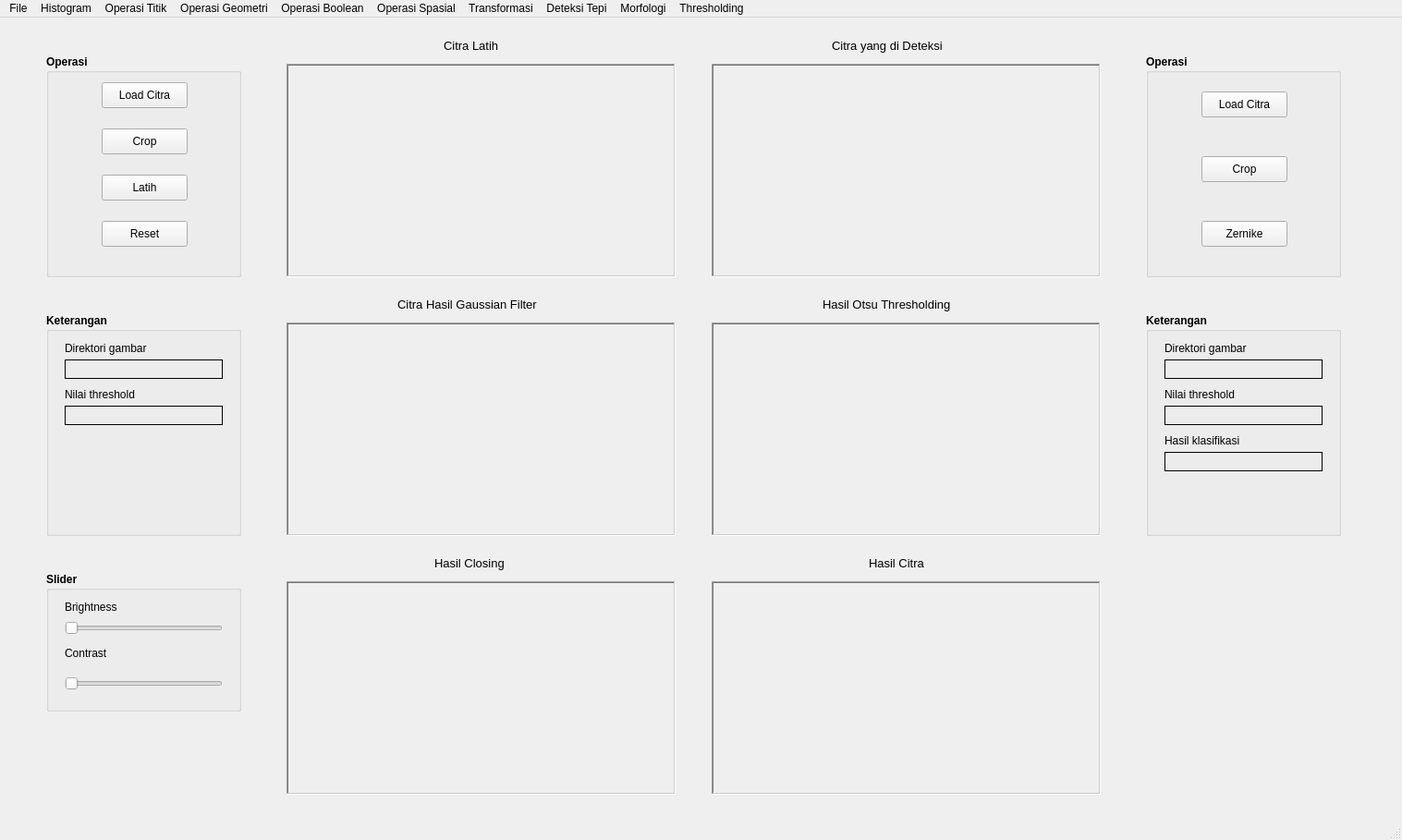
<?xml version="1.0" encoding="UTF-8"?>
<ui version="4.0">
 <class>MainWindow</class>
 <widget class="QMainWindow" name="MainWindow">
  <property name="geometry">
   <rect>
    <x>0</x>
    <y>0</y>
    <width>1517</width>
    <height>909</height>
   </rect>
  </property>
  <property name="sizePolicy">
   <sizepolicy hsizetype="Preferred" vsizetype="Preferred">
    <horstretch>0</horstretch>
    <verstretch>0</verstretch>
   </sizepolicy>
  </property>
  <property name="windowTitle">
   <string>MainWindow</string>
  </property>
  <widget class="QWidget" name="centralwidget">
   <widget class="QLabel" name="label">
    <property name="geometry">
     <rect>
      <x>310</x>
      <y>50</y>
      <width>421</width>
      <height>231</height>
     </rect>
    </property>
    <property name="frameShape">
     <enum>QFrame::WinPanel</enum>
    </property>
    <property name="frameShadow">
     <enum>QFrame::Sunken</enum>
    </property>
    <property name="text">
     <string/>
    </property>
   </widget>
   <widget class="QLabel" name="label_Closing">
    <property name="geometry">
     <rect>
      <x>310</x>
      <y>610</y>
      <width>421</width>
      <height>231</height>
     </rect>
    </property>
    <property name="sizePolicy">
     <sizepolicy hsizetype="Preferred" vsizetype="Preferred">
      <horstretch>0</horstretch>
      <verstretch>0</verstretch>
     </sizepolicy>
    </property>
    <property name="frameShape">
     <enum>QFrame::WinPanel</enum>
    </property>
    <property name="frameShadow">
     <enum>QFrame::Sunken</enum>
    </property>
    <property name="text">
     <string/>
    </property>
   </widget>
   <widget class="QGroupBox" name="groupBox">
    <property name="geometry">
     <rect>
      <x>50</x>
      <y>40</y>
      <width>211</width>
      <height>241</height>
     </rect>
    </property>
    <property name="font">
     <font>
      <weight>75</weight>
      <bold>true</bold>
     </font>
    </property>
    <property name="title">
     <string>Operasi </string>
    </property>
    <widget class="QPushButton" name="load_citra">
     <property name="geometry">
      <rect>
       <x>60</x>
       <y>30</y>
       <width>93</width>
       <height>28</height>
      </rect>
     </property>
     <property name="font">
      <font>
       <weight>50</weight>
       <bold>false</bold>
      </font>
     </property>
     <property name="text">
      <string>Load Citra</string>
     </property>
    </widget>
    <widget class="QPushButton" name="buttonReset">
     <property name="geometry">
      <rect>
       <x>60</x>
       <y>180</y>
       <width>93</width>
       <height>28</height>
      </rect>
     </property>
     <property name="font">
      <font>
       <weight>50</weight>
       <bold>false</bold>
      </font>
     </property>
     <property name="text">
      <string>Reset</string>
     </property>
    </widget>
    <widget class="QPushButton" name="buttonCrop">
     <property name="geometry">
      <rect>
       <x>60</x>
       <y>80</y>
       <width>93</width>
       <height>28</height>
      </rect>
     </property>
     <property name="font">
      <font>
       <weight>50</weight>
       <bold>false</bold>
      </font>
     </property>
     <property name="text">
      <string>Crop</string>
     </property>
    </widget>
    <widget class="QPushButton" name="buttonLatih">
     <property name="geometry">
      <rect>
       <x>60</x>
       <y>130</y>
       <width>93</width>
       <height>28</height>
      </rect>
     </property>
     <property name="font">
      <font>
       <weight>50</weight>
       <bold>false</bold>
      </font>
     </property>
     <property name="text">
      <string>Latih</string>
     </property>
    </widget>
   </widget>
   <widget class="QLabel" name="label_Gauss">
    <property name="geometry">
     <rect>
      <x>310</x>
      <y>330</y>
      <width>421</width>
      <height>231</height>
     </rect>
    </property>
    <property name="sizePolicy">
     <sizepolicy hsizetype="Preferred" vsizetype="Preferred">
      <horstretch>0</horstretch>
      <verstretch>0</verstretch>
     </sizepolicy>
    </property>
    <property name="frameShape">
     <enum>QFrame::WinPanel</enum>
    </property>
    <property name="frameShadow">
     <enum>QFrame::Sunken</enum>
    </property>
    <property name="text">
     <string/>
    </property>
   </widget>
   <widget class="QGroupBox" name="groupBox_2">
    <property name="geometry">
     <rect>
      <x>50</x>
      <y>320</y>
      <width>211</width>
      <height>241</height>
     </rect>
    </property>
    <property name="font">
     <font>
      <weight>75</weight>
      <bold>true</bold>
     </font>
    </property>
    <property name="title">
     <string>Keterangan</string>
    </property>
    <widget class="QLabel" name="label_4">
     <property name="geometry">
      <rect>
       <x>20</x>
       <y>50</y>
       <width>171</width>
       <height>21</height>
      </rect>
     </property>
     <property name="font">
      <font>
       <weight>50</weight>
       <bold>false</bold>
      </font>
     </property>
     <property name="frameShape">
      <enum>QFrame::Box</enum>
     </property>
     <property name="frameShadow">
      <enum>QFrame::Plain</enum>
     </property>
     <property name="text">
      <string/>
     </property>
    </widget>
    <widget class="QLabel" name="label_6">
     <property name="geometry">
      <rect>
       <x>20</x>
       <y>100</y>
       <width>171</width>
       <height>21</height>
      </rect>
     </property>
     <property name="font">
      <font>
       <weight>50</weight>
       <bold>false</bold>
      </font>
     </property>
     <property name="frameShape">
      <enum>QFrame::Box</enum>
     </property>
     <property name="frameShadow">
      <enum>QFrame::Plain</enum>
     </property>
     <property name="text">
      <string/>
     </property>
    </widget>
    <widget class="QLabel" name="label_7">
     <property name="geometry">
      <rect>
       <x>20</x>
       <y>30</y>
       <width>121</width>
       <height>16</height>
      </rect>
     </property>
     <property name="font">
      <font>
       <weight>50</weight>
       <bold>false</bold>
      </font>
     </property>
     <property name="text">
      <string>Direktori gambar</string>
     </property>
    </widget>
    <widget class="QLabel" name="label_13">
     <property name="geometry">
      <rect>
       <x>20</x>
       <y>80</y>
       <width>121</width>
       <height>16</height>
      </rect>
     </property>
     <property name="font">
      <font>
       <weight>50</weight>
       <bold>false</bold>
      </font>
     </property>
     <property name="text">
      <string>Nilai threshold</string>
     </property>
    </widget>
   </widget>
   <widget class="QLabel" name="label_Thres">
    <property name="geometry">
     <rect>
      <x>770</x>
      <y>330</y>
      <width>421</width>
      <height>231</height>
     </rect>
    </property>
    <property name="sizePolicy">
     <sizepolicy hsizetype="Preferred" vsizetype="Preferred">
      <horstretch>0</horstretch>
      <verstretch>0</verstretch>
     </sizepolicy>
    </property>
    <property name="frameShape">
     <enum>QFrame::WinPanel</enum>
    </property>
    <property name="frameShadow">
     <enum>QFrame::Sunken</enum>
    </property>
    <property name="text">
     <string/>
    </property>
   </widget>
   <widget class="QLabel" name="label_8">
    <property name="geometry">
     <rect>
      <x>480</x>
      <y>20</y>
      <width>81</width>
      <height>21</height>
     </rect>
    </property>
    <property name="font">
     <font>
      <pointsize>10</pointsize>
     </font>
    </property>
    <property name="text">
     <string>Citra Latih</string>
    </property>
   </widget>
   <widget class="QLabel" name="label_9">
    <property name="geometry">
     <rect>
      <x>470</x>
      <y>580</y>
      <width>101</width>
      <height>21</height>
     </rect>
    </property>
    <property name="font">
     <font>
      <pointsize>10</pointsize>
     </font>
    </property>
    <property name="text">
     <string>Hasil Closing</string>
    </property>
   </widget>
   <widget class="QLabel" name="label_10">
    <property name="geometry">
     <rect>
      <x>430</x>
      <y>300</y>
      <width>191</width>
      <height>21</height>
     </rect>
    </property>
    <property name="font">
     <font>
      <pointsize>10</pointsize>
     </font>
    </property>
    <property name="text">
     <string>Citra Hasil Gaussian Filter</string>
    </property>
   </widget>
   <widget class="QLabel" name="label_11">
    <property name="geometry">
     <rect>
      <x>890</x>
      <y>300</y>
      <width>181</width>
      <height>21</height>
     </rect>
    </property>
    <property name="font">
     <font>
      <pointsize>10</pointsize>
     </font>
    </property>
    <property name="text">
     <string>Hasil Otsu Thresholding</string>
    </property>
   </widget>
   <widget class="QLabel" name="label_12">
    <property name="geometry">
     <rect>
      <x>0</x>
      <y>0</y>
      <width>1791</width>
      <height>921</height>
     </rect>
    </property>
    <property name="styleSheet">
     <string notr="true">background-image: url(:/newPrefix/17580.jpg);</string>
    </property>
    <property name="text">
     <string/>
    </property>
    <property name="pixmap">
     <pixmap resource="resource.qrc">:/newPrefix/17580.jpg</pixmap>
    </property>
    <property name="scaledContents">
     <bool>true</bool>
    </property>
   </widget>
   <widget class="QGroupBox" name="groupBox_3">
    <property name="geometry">
     <rect>
      <x>50</x>
      <y>600</y>
      <width>211</width>
      <height>151</height>
     </rect>
    </property>
    <property name="font">
     <font>
      <weight>75</weight>
      <bold>true</bold>
     </font>
    </property>
    <property name="title">
     <string>Slider</string>
    </property>
    <widget class="QLabel" name="label_16">
     <property name="geometry">
      <rect>
       <x>20</x>
       <y>30</y>
       <width>121</width>
       <height>16</height>
      </rect>
     </property>
     <property name="font">
      <font>
       <weight>50</weight>
       <bold>false</bold>
      </font>
     </property>
     <property name="text">
      <string>Brightness</string>
     </property>
    </widget>
    <widget class="QLabel" name="label_17">
     <property name="geometry">
      <rect>
       <x>20</x>
       <y>80</y>
       <width>121</width>
       <height>16</height>
      </rect>
     </property>
     <property name="font">
      <font>
       <weight>50</weight>
       <bold>false</bold>
      </font>
     </property>
     <property name="text">
      <string>Contrast</string>
     </property>
    </widget>
    <widget class="QSlider" name="SliderBrightness">
     <property name="geometry">
      <rect>
       <x>20</x>
       <y>50</y>
       <width>171</width>
       <height>22</height>
      </rect>
     </property>
     <property name="orientation">
      <enum>Qt::Horizontal</enum>
     </property>
    </widget>
    <widget class="QSlider" name="SliderContrast">
     <property name="geometry">
      <rect>
       <x>20</x>
       <y>110</y>
       <width>171</width>
       <height>22</height>
      </rect>
     </property>
     <property name="orientation">
      <enum>Qt::Horizontal</enum>
     </property>
    </widget>
   </widget>
   <widget class="QLabel" name="label_hasil">
    <property name="geometry">
     <rect>
      <x>770</x>
      <y>610</y>
      <width>421</width>
      <height>231</height>
     </rect>
    </property>
    <property name="sizePolicy">
     <sizepolicy hsizetype="Preferred" vsizetype="Preferred">
      <horstretch>0</horstretch>
      <verstretch>0</verstretch>
     </sizepolicy>
    </property>
    <property name="frameShape">
     <enum>QFrame::WinPanel</enum>
    </property>
    <property name="frameShadow">
     <enum>QFrame::Sunken</enum>
    </property>
    <property name="text">
     <string/>
    </property>
   </widget>
   <widget class="QLabel" name="label_18">
    <property name="geometry">
     <rect>
      <x>940</x>
      <y>580</y>
      <width>81</width>
      <height>21</height>
     </rect>
    </property>
    <property name="font">
     <font>
      <pointsize>10</pointsize>
     </font>
    </property>
    <property name="text">
     <string>Hasil Citra</string>
    </property>
   </widget>
   <widget class="QLabel" name="label_pertama">
    <property name="geometry">
     <rect>
      <x>770</x>
      <y>50</y>
      <width>421</width>
      <height>231</height>
     </rect>
    </property>
    <property name="frameShape">
     <enum>QFrame::WinPanel</enum>
    </property>
    <property name="frameShadow">
     <enum>QFrame::Sunken</enum>
    </property>
    <property name="text">
     <string/>
    </property>
   </widget>
   <widget class="QLabel" name="label_20">
    <property name="geometry">
     <rect>
      <x>900</x>
      <y>20</y>
      <width>161</width>
      <height>21</height>
     </rect>
    </property>
    <property name="font">
     <font>
      <pointsize>10</pointsize>
     </font>
    </property>
    <property name="text">
     <string>Citra yang di Deteksi</string>
    </property>
   </widget>
   <widget class="QGroupBox" name="groupBox_4">
    <property name="geometry">
     <rect>
      <x>1240</x>
      <y>40</y>
      <width>211</width>
      <height>241</height>
     </rect>
    </property>
    <property name="font">
     <font>
      <weight>75</weight>
      <bold>true</bold>
     </font>
    </property>
    <property name="title">
     <string>Operasi</string>
    </property>
    <widget class="QPushButton" name="load_citra_2">
     <property name="geometry">
      <rect>
       <x>60</x>
       <y>40</y>
       <width>93</width>
       <height>28</height>
      </rect>
     </property>
     <property name="font">
      <font>
       <weight>50</weight>
       <bold>false</bold>
      </font>
     </property>
     <property name="text">
      <string>Load Citra</string>
     </property>
    </widget>
    <widget class="QPushButton" name="buttonCrop_2">
     <property name="geometry">
      <rect>
       <x>60</x>
       <y>110</y>
       <width>93</width>
       <height>28</height>
      </rect>
     </property>
     <property name="font">
      <font>
       <weight>50</weight>
       <bold>false</bold>
      </font>
     </property>
     <property name="text">
      <string>Crop</string>
     </property>
    </widget>
    <widget class="QPushButton" name="buttonZernike">
     <property name="geometry">
      <rect>
       <x>60</x>
       <y>180</y>
       <width>93</width>
       <height>28</height>
      </rect>
     </property>
     <property name="font">
      <font>
       <weight>50</weight>
       <bold>false</bold>
      </font>
     </property>
     <property name="text">
      <string>Zernike</string>
     </property>
    </widget>
   </widget>
   <widget class="QGroupBox" name="groupBox_5">
    <property name="geometry">
     <rect>
      <x>1240</x>
      <y>320</y>
      <width>211</width>
      <height>241</height>
     </rect>
    </property>
    <property name="font">
     <font>
      <weight>75</weight>
      <bold>true</bold>
     </font>
    </property>
    <property name="title">
     <string>Keterangan</string>
    </property>
    <widget class="QLabel" name="label_5">
     <property name="geometry">
      <rect>
       <x>20</x>
       <y>50</y>
       <width>171</width>
       <height>21</height>
      </rect>
     </property>
     <property name="font">
      <font>
       <weight>50</weight>
       <bold>false</bold>
      </font>
     </property>
     <property name="frameShape">
      <enum>QFrame::Box</enum>
     </property>
     <property name="frameShadow">
      <enum>QFrame::Plain</enum>
     </property>
     <property name="text">
      <string/>
     </property>
    </widget>
    <widget class="QLabel" name="label_14">
     <property name="geometry">
      <rect>
       <x>20</x>
       <y>100</y>
       <width>171</width>
       <height>21</height>
      </rect>
     </property>
     <property name="font">
      <font>
       <weight>50</weight>
       <bold>false</bold>
      </font>
     </property>
     <property name="frameShape">
      <enum>QFrame::Box</enum>
     </property>
     <property name="frameShadow">
      <enum>QFrame::Plain</enum>
     </property>
     <property name="text">
      <string/>
     </property>
    </widget>
    <widget class="QLabel" name="label_19">
     <property name="geometry">
      <rect>
       <x>20</x>
       <y>30</y>
       <width>121</width>
       <height>16</height>
      </rect>
     </property>
     <property name="font">
      <font>
       <weight>50</weight>
       <bold>false</bold>
      </font>
     </property>
     <property name="text">
      <string>Direktori gambar</string>
     </property>
    </widget>
    <widget class="QLabel" name="label_21">
     <property name="geometry">
      <rect>
       <x>20</x>
       <y>80</y>
       <width>121</width>
       <height>16</height>
      </rect>
     </property>
     <property name="font">
      <font>
       <weight>50</weight>
       <bold>false</bold>
      </font>
     </property>
     <property name="text">
      <string>Nilai threshold</string>
     </property>
    </widget>
    <widget class="QLabel" name="label_Hasil">
     <property name="geometry">
      <rect>
       <x>20</x>
       <y>150</y>
       <width>171</width>
       <height>21</height>
      </rect>
     </property>
     <property name="font">
      <font>
       <weight>50</weight>
       <bold>false</bold>
      </font>
     </property>
     <property name="frameShape">
      <enum>QFrame::Box</enum>
     </property>
     <property name="frameShadow">
      <enum>QFrame::Plain</enum>
     </property>
     <property name="text">
      <string/>
     </property>
    </widget>
    <widget class="QLabel" name="label_22">
     <property name="geometry">
      <rect>
       <x>20</x>
       <y>130</y>
       <width>121</width>
       <height>16</height>
      </rect>
     </property>
     <property name="font">
      <font>
       <weight>50</weight>
       <bold>false</bold>
      </font>
     </property>
     <property name="text">
      <string>Hasil klasifikasi</string>
     </property>
    </widget>
   </widget>
   <zorder>label_12</zorder>
   <zorder>label</zorder>
   <zorder>label_Closing</zorder>
   <zorder>groupBox</zorder>
   <zorder>label_Gauss</zorder>
   <zorder>groupBox_2</zorder>
   <zorder>label_Thres</zorder>
   <zorder>label_8</zorder>
   <zorder>label_9</zorder>
   <zorder>label_10</zorder>
   <zorder>label_11</zorder>
   <zorder>groupBox_3</zorder>
   <zorder>label_hasil</zorder>
   <zorder>label_18</zorder>
   <zorder>label_pertama</zorder>
   <zorder>label_20</zorder>
   <zorder>groupBox_4</zorder>
   <zorder>groupBox_5</zorder>
  </widget>
  <widget class="QMenuBar" name="menubar">
   <property name="geometry">
    <rect>
     <x>0</x>
     <y>0</y>
     <width>1517</width>
     <height>21</height>
    </rect>
   </property>
   <widget class="QMenu" name="menuFile">
    <property name="title">
     <string>File</string>
    </property>
    <addaction name="Load"/>
    <addaction name="Save_image"/>
    <addaction name="Save_pixel"/>
   </widget>
   <widget class="QMenu" name="menuHistogram">
    <property name="title">
     <string>Histogram</string>
    </property>
    <addaction name="actionRGB"/>
    <addaction name="actionGrayscale"/>
    <addaction name="actionHistogramEqualization"/>
   </widget>
   <widget class="QMenu" name="menuOperasi_Titik">
    <property name="title">
     <string>Operasi Titik</string>
    </property>
    <addaction name="actionOperasiPencerahan"/>
    <addaction name="actionSimpleContrast"/>
    <addaction name="actionContrastStreching"/>
    <addaction name="actionNegatifImage"/>
    <addaction name="actionBinerImage"/>
   </widget>
   <widget class="QMenu" name="menuOperasi_Geometri">
    <property name="title">
     <string>Operasi Geometri</string>
    </property>
    <widget class="QMenu" name="menuRotasi">
     <property name="title">
      <string>Rotasi</string>
     </property>
     <addaction name="action_45_Derajat_2"/>
     <addaction name="action45_Derajat_2"/>
     <addaction name="action_90_Derajat_2"/>
     <addaction name="action90_Derajat_2"/>
     <addaction name="action180_Derajat_2"/>
    </widget>
    <widget class="QMenu" name="menuResize">
     <property name="title">
      <string>Resize</string>
     </property>
     <widget class="QMenu" name="menuZoom_In">
      <property name="title">
       <string>Zoom In</string>
      </property>
      <addaction name="action_2x"/>
      <addaction name="action_3x"/>
      <addaction name="action_4x"/>
     </widget>
     <widget class="QMenu" name="menuZoom_Out">
      <property name="title">
       <string>Zoom Out</string>
      </property>
      <addaction name="action1per2"/>
      <addaction name="action1per4"/>
      <addaction name="action3per4"/>
     </widget>
     <addaction name="menuZoom_In"/>
     <addaction name="menuZoom_Out"/>
    </widget>
    <addaction name="action_Translasi"/>
    <addaction name="action_Transpose"/>
    <addaction name="menuRotasi"/>
    <addaction name="menuResize"/>
    <addaction name="action_Skewed"/>
   </widget>
   <widget class="QMenu" name="menuOperasi_Boolean">
    <property name="title">
     <string>Operasi Boolean</string>
    </property>
    <addaction name="actionAND"/>
    <addaction name="actionOR"/>
    <addaction name="actionXOR"/>
   </widget>
   <widget class="QMenu" name="menuOperasi_Spasial">
    <property name="title">
     <string>Operasi Spasial</string>
    </property>
    <widget class="QMenu" name="menuKonvolusi">
     <property name="title">
      <string>Konvolusi</string>
     </property>
     <addaction name="actionKernel_1"/>
     <addaction name="actionKernel_2"/>
    </widget>
    <widget class="QMenu" name="menuSmoothing_Mean_FIlter">
     <property name="title">
      <string>Smoothing Mean FIlter</string>
     </property>
     <addaction name="actionKernel_3"/>
     <addaction name="actionKernel_4"/>
    </widget>
    <widget class="QMenu" name="menuSharpening">
     <property name="title">
      <string>Sharpening</string>
     </property>
     <addaction name="actionKernel_5"/>
     <addaction name="actionKernel_6"/>
     <addaction name="actionKernel_7"/>
     <addaction name="actionKernel_8"/>
     <addaction name="actionKernel_9"/>
     <addaction name="actionKernel_10"/>
     <addaction name="actionLaplace"/>
    </widget>
    <addaction name="menuKonvolusi"/>
    <addaction name="menuSmoothing_Mean_FIlter"/>
    <addaction name="actionSmoothing_GaussianFilter"/>
    <addaction name="menuSharpening"/>
    <addaction name="actionMedian"/>
    <addaction name="actionMaxFilter"/>
    <addaction name="actionMinFilter"/>
   </widget>
   <widget class="QMenu" name="menuThresholding">
    <property name="title">
     <string>Thresholding</string>
    </property>
    <widget class="QMenu" name="menuThresh">
     <property name="title">
      <string>Global Thresholding</string>
     </property>
     <addaction name="action_Binary"/>
     <addaction name="action_Binary_Invers"/>
     <addaction name="action_Trunc"/>
     <addaction name="actionTo_Zero"/>
     <addaction name="actionTo_Zero_Invers"/>
    </widget>
    <widget class="QMenu" name="menuLocal_Adaptive_Thresholding">
     <property name="title">
      <string>Local/Adaptive Thresholding</string>
     </property>
     <addaction name="actionMean_Thresholding"/>
     <addaction name="actionGaussian_Thresholding"/>
     <addaction name="actionOtsu_Thresholding"/>
    </widget>
    <addaction name="menuThresh"/>
    <addaction name="menuLocal_Adaptive_Thresholding"/>
    <addaction name="actionContour"/>
   </widget>
   <widget class="QMenu" name="menuTransformasi">
    <property name="title">
     <string>Transformasi</string>
    </property>
    <addaction name="actionDFT_Smoothing_Image"/>
    <addaction name="actionDFT_Edge"/>
   </widget>
   <widget class="QMenu" name="menuDeteksi_Tepi">
    <property name="title">
     <string>Deteksi Tepi</string>
    </property>
    <addaction name="actionSobel"/>
    <addaction name="actionPrewitt"/>
    <addaction name="actionRoberts"/>
    <addaction name="actionCany"/>
   </widget>
   <widget class="QMenu" name="menuMorfologi">
    <property name="title">
     <string>Morfologi</string>
    </property>
    <addaction name="actionDilasi"/>
    <addaction name="actionErosi"/>
    <addaction name="actionOpening"/>
    <addaction name="actionClosing"/>
    <addaction name="actionSkeletonizing"/>
   </widget>
   <addaction name="menuFile"/>
   <addaction name="menuHistogram"/>
   <addaction name="menuOperasi_Titik"/>
   <addaction name="menuOperasi_Geometri"/>
   <addaction name="menuOperasi_Boolean"/>
   <addaction name="menuOperasi_Spasial"/>
   <addaction name="menuTransformasi"/>
   <addaction name="menuDeteksi_Tepi"/>
   <addaction name="menuMorfologi"/>
   <addaction name="menuThresholding"/>
  </widget>
  <widget class="QStatusBar" name="statusbar"/>
  <action name="actionOperasi_Pencerahan">
   <property name="text">
    <string>Operasi Pencerahan</string>
   </property>
  </action>
  <action name="actionSimple_Contrast">
   <property name="text">
    <string>Simple Contrast</string>
   </property>
  </action>
  <action name="actionContrast_Streching">
   <property name="text">
    <string>Contrast Streching</string>
   </property>
  </action>
  <action name="actionNegatif_Image">
   <property name="text">
    <string>Negatif Image</string>
   </property>
  </action>
  <action name="actionBiner_Image">
   <property name="text">
    <string>Biner Image</string>
   </property>
  </action>
  <action name="Save_image">
   <property name="text">
    <string>Save Image</string>
   </property>
  </action>
  <action name="Load">
   <property name="text">
    <string>Load</string>
   </property>
  </action>
  <action name="actionHistogram_Grayscale">
   <property name="text">
    <string>Histogram Grayscale</string>
   </property>
  </action>
  <action name="actionHistogram_RGB">
   <property name="text">
    <string>Histogram RGB</string>
   </property>
  </action>
  <action name="actionHistogram_Equalization">
   <property name="text">
    <string>Histogram Equalization</string>
   </property>
  </action>
  <action name="actionTranslasi">
   <property name="text">
    <string>Translasi</string>
   </property>
  </action>
  <action name="action90_Derajat">
   <property name="text">
    <string>90 Derajat</string>
   </property>
  </action>
  <action name="action_45_Derajat">
   <property name="text">
    <string>-45 Derajat</string>
   </property>
  </action>
  <action name="action45_Derajat">
   <property name="text">
    <string>45 Derajat</string>
   </property>
  </action>
  <action name="action_90_Derajat">
   <property name="text">
    <string>-90 Derajat</string>
   </property>
  </action>
  <action name="action180_Derajat">
   <property name="text">
    <string>180 Derajat</string>
   </property>
  </action>
  <action name="actionCrop">
   <property name="text">
    <string>Crop</string>
   </property>
  </action>
  <action name="actionTambah">
   <property name="text">
    <string>Tambah</string>
   </property>
  </action>
  <action name="actionOperasi_AND">
   <property name="text">
    <string>Operasi AND</string>
   </property>
  </action>
  <action name="actionTranspose">
   <property name="text">
    <string>Transpose</string>
   </property>
  </action>
  <action name="action2x">
   <property name="text">
    <string>2x</string>
   </property>
  </action>
  <action name="action3x">
   <property name="text">
    <string>3x</string>
   </property>
  </action>
  <action name="action4x">
   <property name="text">
    <string>4x</string>
   </property>
  </action>
  <action name="action1_2">
   <property name="text">
    <string>1/2</string>
   </property>
  </action>
  <action name="action1_4">
   <property name="text">
    <string>1/4</string>
   </property>
  </action>
  <action name="action3_4">
   <property name="text">
    <string>3/4</string>
   </property>
  </action>
  <action name="actionSkewed">
   <property name="text">
    <string>Skewed</string>
   </property>
  </action>
  <action name="actionKurang">
   <property name="text">
    <string>Kurang</string>
   </property>
  </action>
  <action name="actionOperasi_OR">
   <property name="text">
    <string>Operasi OR</string>
   </property>
  </action>
  <action name="actionOperasi_XOR">
   <property name="text">
    <string>Operasi XOR</string>
   </property>
  </action>
  <action name="konvolusi_kernel1">
   <property name="text">
    <string>Kernel 1</string>
   </property>
  </action>
  <action name="konvolusi_kernel2">
   <property name="text">
    <string>Kernel 2</string>
   </property>
  </action>
  <action name="smoothing_kernel1">
   <property name="text">
    <string>Kernel 1 </string>
   </property>
  </action>
  <action name="smoothing_kernel2">
   <property name="text">
    <string>Kernel 2</string>
   </property>
  </action>
  <action name="actionSmoothing_Gaussian_Filter">
   <property name="text">
    <string>Smoothing Gaussian Filter</string>
   </property>
  </action>
  <action name="sharpeningKernel_1">
   <property name="text">
    <string>Kernel 1</string>
   </property>
  </action>
  <action name="sharpeningKernel_2">
   <property name="text">
    <string>Kernel 2</string>
   </property>
  </action>
  <action name="sharpeningKernel_3">
   <property name="text">
    <string>Kernel 3</string>
   </property>
  </action>
  <action name="sharpeningKernel_4">
   <property name="text">
    <string>Kernel 4</string>
   </property>
  </action>
  <action name="sharpeningKernel_5">
   <property name="text">
    <string>Kernel 5</string>
   </property>
  </action>
  <action name="sharpeningKernel_6">
   <property name="text">
    <string>Kernel 6</string>
   </property>
  </action>
  <action name="sharpening_Laplace">
   <property name="text">
    <string>Laplace</string>
   </property>
  </action>
  <action name="actionMedian_Filter">
   <property name="text">
    <string>Median Filter</string>
   </property>
  </action>
  <action name="actionMax_Filter">
   <property name="text">
    <string>Max Filter</string>
   </property>
  </action>
  <action name="actionMin_Filter">
   <property name="text">
    <string>Min Filter</string>
   </property>
  </action>
  <action name="actionSave_Pixel_to_txt">
   <property name="text">
    <string>Save Pixel to txt</string>
   </property>
  </action>
  <action name="Save_pixel">
   <property name="text">
    <string>Save Pixel</string>
   </property>
  </action>
  <action name="actiontest">
   <property name="text">
    <string>test</string>
   </property>
  </action>
  <action name="actionKali">
   <property name="text">
    <string>Kali</string>
   </property>
  </action>
  <action name="actionBagi">
   <property name="text">
    <string>Bagi</string>
   </property>
  </action>
  <action name="actionOtsu">
   <property name="text">
    <string>Otsu</string>
   </property>
  </action>
  <action name="actionBinary">
   <property name="text">
    <string>Binary</string>
   </property>
  </action>
  <action name="actionBinary_Invers">
   <property name="text">
    <string>Binary Invers</string>
   </property>
  </action>
  <action name="actionTrunc">
   <property name="text">
    <string>Trunc</string>
   </property>
  </action>
  <action name="actionToZero">
   <property name="text">
    <string>ToZero</string>
   </property>
  </action>
  <action name="actionToZero_Invers">
   <property name="text">
    <string>ToZero Invers</string>
   </property>
  </action>
  <action name="actionAdaptive_Gaussian">
   <property name="text">
    <string>Adaptive Gaussian</string>
   </property>
  </action>
  <action name="actionAdaptive_Mean">
   <property name="text">
    <string>Adaptive Mean</string>
   </property>
  </action>
  <action name="actionRGB">
   <property name="text">
    <string>RGB</string>
   </property>
  </action>
  <action name="actionGrayscale">
   <property name="text">
    <string>Grayscale</string>
   </property>
  </action>
  <action name="actionHistogramEqualization">
   <property name="text">
    <string>Histogram Equalization</string>
   </property>
  </action>
  <action name="actionOperasiPencerahan">
   <property name="text">
    <string>Operasi Pencerahan</string>
   </property>
  </action>
  <action name="actionSimpleContrast">
   <property name="text">
    <string>Simple Contrast</string>
   </property>
  </action>
  <action name="actionContrastStreching">
   <property name="text">
    <string>Contrast Streching</string>
   </property>
  </action>
  <action name="actionNegatifImage">
   <property name="text">
    <string>Negatif Image</string>
   </property>
  </action>
  <action name="actionBinerImage">
   <property name="text">
    <string>Biner Image</string>
   </property>
  </action>
  <action name="action_Translasi">
   <property name="text">
    <string>Translasi</string>
   </property>
  </action>
  <action name="action_Transpose">
   <property name="text">
    <string>Transpose</string>
   </property>
  </action>
  <action name="action_Skewed">
   <property name="text">
    <string>Skewed</string>
   </property>
  </action>
  <action name="action_Tambah">
   <property name="text">
    <string>Tambah</string>
   </property>
  </action>
  <action name="action_Kurang">
   <property name="text">
    <string>Kurang</string>
   </property>
  </action>
  <action name="action_Kali">
   <property name="text">
    <string>Kali</string>
   </property>
  </action>
  <action name="action_Bagi">
   <property name="text">
    <string>Bagi</string>
   </property>
  </action>
  <action name="actionAND">
   <property name="text">
    <string>AND</string>
   </property>
  </action>
  <action name="actionOR">
   <property name="text">
    <string>OR</string>
   </property>
  </action>
  <action name="actionXOR">
   <property name="text">
    <string>XOR</string>
   </property>
  </action>
  <action name="action_45_Derajat_2">
   <property name="text">
    <string>-45 Derajat</string>
   </property>
  </action>
  <action name="action45_Derajat_2">
   <property name="text">
    <string>45 Derajat</string>
   </property>
  </action>
  <action name="action_90_Derajat_2">
   <property name="text">
    <string>-90 Derajat</string>
   </property>
  </action>
  <action name="action90_Derajat_2">
   <property name="text">
    <string>90 Derajat</string>
   </property>
  </action>
  <action name="action180_Derajat_2">
   <property name="text">
    <string>180 Derajat</string>
   </property>
  </action>
  <action name="action_2x">
   <property name="text">
    <string>2x</string>
   </property>
  </action>
  <action name="action_3x">
   <property name="text">
    <string>3x</string>
   </property>
  </action>
  <action name="action_4x">
   <property name="text">
    <string>4x</string>
   </property>
  </action>
  <action name="action1per2">
   <property name="text">
    <string>1/2</string>
   </property>
  </action>
  <action name="action1per4">
   <property name="text">
    <string>1/4</string>
   </property>
  </action>
  <action name="action3per4">
   <property name="text">
    <string>3/4</string>
   </property>
  </action>
  <action name="actionSmoothing_GaussianFilter">
   <property name="text">
    <string>Smoothing Gaussian Filter</string>
   </property>
  </action>
  <action name="actionMedian">
   <property name="text">
    <string>Median Filter</string>
   </property>
  </action>
  <action name="actionMaxFilter">
   <property name="text">
    <string>Max Filter</string>
   </property>
  </action>
  <action name="actionMinFilter">
   <property name="text">
    <string>Min Filter</string>
   </property>
  </action>
  <action name="action_Otsu">
   <property name="text">
    <string>Otsu</string>
   </property>
  </action>
  <action name="action_Adaptive_Mean">
   <property name="text">
    <string>Adaptive Mean</string>
   </property>
  </action>
  <action name="action_Binary">
   <property name="text">
    <string>Binary</string>
   </property>
  </action>
  <action name="action_Binary_Invers">
   <property name="text">
    <string>Binary Invers</string>
   </property>
  </action>
  <action name="action_Trunc">
   <property name="text">
    <string>Trunc</string>
   </property>
  </action>
  <action name="actionTo_Zero">
   <property name="text">
    <string>To Zero</string>
   </property>
  </action>
  <action name="actionTo_Zero_Invers">
   <property name="text">
    <string>To Zero Invers</string>
   </property>
  </action>
  <action name="actionKernel_1">
   <property name="text">
    <string>Kernel 1</string>
   </property>
  </action>
  <action name="actionKernel_2">
   <property name="text">
    <string>Kernel 2</string>
   </property>
  </action>
  <action name="actionKernel_3">
   <property name="text">
    <string>Kernel 1</string>
   </property>
  </action>
  <action name="actionKernel_4">
   <property name="text">
    <string>Kernel 2</string>
   </property>
  </action>
  <action name="actionKernel_5">
   <property name="text">
    <string>Kernel 1</string>
   </property>
  </action>
  <action name="actionKernel_6">
   <property name="text">
    <string>Kernel 2</string>
   </property>
  </action>
  <action name="actionKernel_7">
   <property name="text">
    <string>Kernel 3</string>
   </property>
  </action>
  <action name="actionKernel_8">
   <property name="text">
    <string>Kernel 4</string>
   </property>
  </action>
  <action name="actionKernel_9">
   <property name="text">
    <string>Kernel 5</string>
   </property>
  </action>
  <action name="actionKernel_10">
   <property name="text">
    <string>Kernel 6</string>
   </property>
  </action>
  <action name="actionLaplace">
   <property name="text">
    <string>Laplace</string>
   </property>
  </action>
  <action name="actionDFT_Smoothing_Image">
   <property name="text">
    <string>DFT Smoothing Image</string>
   </property>
  </action>
  <action name="actionDFT_Edge">
   <property name="text">
    <string>DFT Edge</string>
   </property>
  </action>
  <action name="actionSobel">
   <property name="text">
    <string>Sobel</string>
   </property>
  </action>
  <action name="actionPrewitt">
   <property name="text">
    <string>Prewitt</string>
   </property>
  </action>
  <action name="actionRoberts">
   <property name="text">
    <string>Roberts</string>
   </property>
  </action>
  <action name="actionCany">
   <property name="text">
    <string>Cany</string>
   </property>
  </action>
  <action name="actionDilasi">
   <property name="text">
    <string>Dilasi</string>
   </property>
  </action>
  <action name="actionErosi">
   <property name="text">
    <string>Erosi</string>
   </property>
  </action>
  <action name="actionOpening">
   <property name="text">
    <string>Opening</string>
   </property>
  </action>
  <action name="actionClosing">
   <property name="text">
    <string>Closing</string>
   </property>
  </action>
  <action name="actionMean_Thresholding">
   <property name="text">
    <string>Mean Thresholding</string>
   </property>
  </action>
  <action name="actionGaussian_Thresholding">
   <property name="text">
    <string>Gaussian Thresholding</string>
   </property>
  </action>
  <action name="actionOtsu_Thresholding">
   <property name="text">
    <string>Otsu Thresholding</string>
   </property>
  </action>
  <action name="actionContour">
   <property name="text">
    <string>Contour</string>
   </property>
  </action>
  <action name="actionSkeletonizing">
   <property name="text">
    <string>Skeletonizing</string>
   </property>
  </action>
 </widget>
 <resources>
  <include location="resource.qrc"/>
 </resources>
 <connections/>
</ui>
